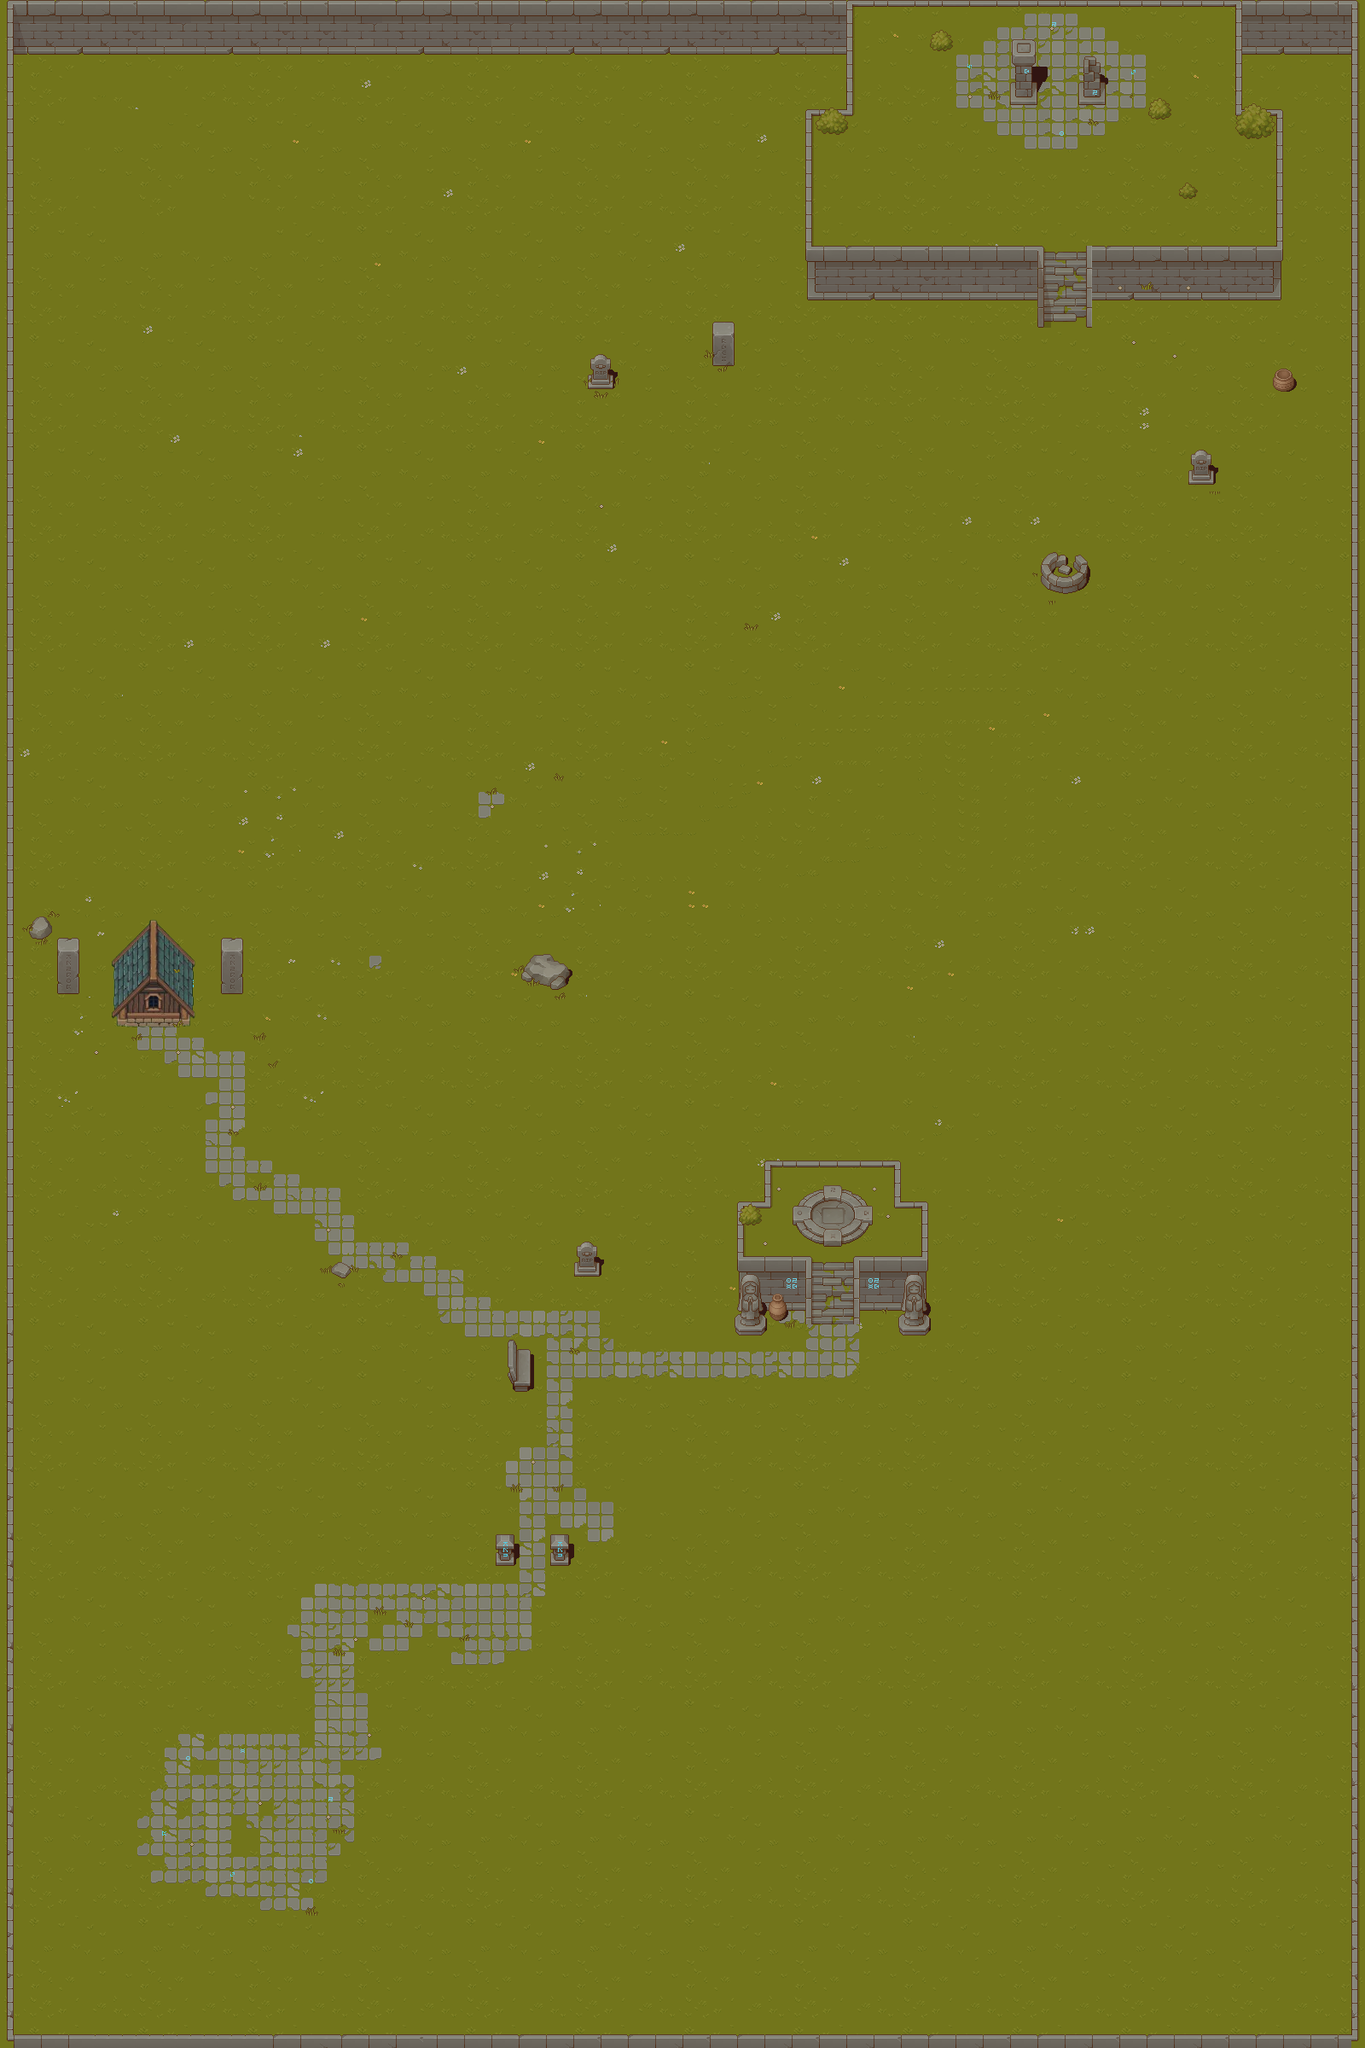

Tiled map render using the project's own tile images. Description and the map definition, with tile-layer contents summarised, below:
An orthogonal 100x150 tile map with 16x16 px tiles, 7 tile layers (grass, road, mur, stele, ...), 10 tilesets and 73 objects (67x collision, Player, coffre1, le_guide, portail1).

<map version="1.10" tiledversion="1.11.2" orientation="orthogonal" renderorder="right-down" width="100" height="150" tilewidth="16" tileheight="16" infinite="0" nextlayerid="10" nextobjectid="123">
 <tileset firstgid="1" source="grass.tsx" />
 <tileset firstgid="257" source="escaliers.tsx" />
 <tileset firstgid="1281" source="murs.tsx" />
 <tileset firstgid="2305" source="objects.tsx" />
 <tileset firstgid="3329" source="plants.tsx" />
 <tileset firstgid="4353" source="houses.tsx" />
 <tileset firstgid="5303" source="ombres.tsx" />
 <tileset firstgid="6327" source="housess.tsx" />
 <tileset firstgid="7277" source="portal.tsx" />
 <tileset firstgid="7358" source="objet_avec_ombres.tsx" />
 <layer id="1" name="grass" width="100" height="150">
  <data>[15000 cells, 14999 non-empty, 95 distinct tile ids]</data>
 </layer>
 <layer id="4" name="road" width="100" height="150">
  <data>[15000 cells, 476 non-empty, 86 distinct tile ids]</data>
 </layer>
 <layer id="3" name="mur" width="100" height="150">
  <data>[15000 cells, 990 non-empty, 405 distinct tile ids]</data>
 </layer>
 <layer id="5" name="stele" width="100" height="150">
  <data>[15000 cells, 1331 non-empty, 351 distinct tile ids]</data>
 </layer>
 <layer id="7" name="decors" width="100" height="150">
  <data>[15000 cells, 104 non-empty, 73 distinct tile ids]</data>
 </layer>
 <layer id="8" name="haut_mais" width="100" height="150">
  <data>[15000 cells, 0 non-empty, 0 distinct tile ids]</data>
 </layer>
 <layer id="9" name="haut_2" width="100" height="150">
  <data>[15000 cells, 57 non-empty, 57 distinct tile ids]</data>
 </layer>
 <objectgroup id="2" name="objects">
  <object id="1" name="Player" x="297.06" y="2137.42">
   <point />
  </object>
  <object id="2" name="collision" x="0.5" y="2.5" width="14.5" height="2376.67" />
  <object id="4" name="collision" x="1583.5" y="0.25" width="25.75" height="2379.5" />
  <object id="6" name="collision" x="-1.25" y="2376.75" width="1591.75" height="24" />
  <object id="24" name="collision" x="1220.5" y="648.25" width="53.75" height="28.5" />
  <object id="25" name="collision" x="1222" y="676.5" width="49.75" height="8.25" />
  <object id="26" name="collision" x="1230.75" y="685" width="33" height="7" />
  <object id="27" name="coffre1" x="961.973" y="1402.03">
   <point />
  </object>
  <object id="31" name="collision" x="689.396" y="415.438" width="29.5208" height="40.75" />
  <object id="34" name="collision" x="1393.17" y="529.417" width="29.4166" height="38.1667" />
  <object id="35" name="collision" x="1346.04" y="303.667" width="29.4166" height="38.1667" />
  <object id="37" name="collision" x="625.474" y="1119.64" width="21.2348" height="33.2576" />
  <object id="38" name="collision" x="647.11" y="1128.92" width="14.6893" height="21.9849" />
  <object id="39" name="collision" x="612.655" y="1128.46" width="12.8711" height="21.4394" />
  <object id="40" name="collision" x="646.837" y="1150.83" width="14.6893" height="8.16672" />
  <object id="41" name="collision" x="832.746" y="375.826" width="31.4166" height="52.1667" />
  <object id="42" name="collision" x="12.1666" y="-2.1667" width="981.333" height="66" />
  <object id="44" name="collision" x="42.2727" y="1075.18" width="11.8182" height="16.1818" />
  <object id="45" name="collision" x="37.9091" y="1091.64" width="16" height="7.63635" />
  <object id="46" name="collision" x="53.4545" y="1084.45" width="6.36365" height="8.54544" />
  <object id="47" name="collision" x="53.9091" y="1093.27" width="3.54547" height="2.27271" />
  <object id="48" name="collision" x="53.9576" y="1095.51" width="2.09093" height="1.36362" />
  <object id="49" name="collision" x="38.3636" y="1080.55" width="3.72729" height="10.7273" />
  <object id="50" name="collision" x="40.2818" y="1077.37" width="1.90855" height="3.05204" />
  <object id="51" name="collision" x="34.1779" y="1085.21" width="3.90516" height="10.7035" />
  <object id="52" name="collision" x="396.11" y="1479.01" width="4.78025" height="17.0758" />
  <object id="53" name="collision" x="391.246" y="1483.78" width="4.78025" height="9.80307" />
  <object id="54" name="collision" x="401.428" y="1480.37" width="4.78025" height="16.894" />
  <object id="55" name="collision" x="406.155" y="1485.01" width="4.78025" height="8.71216" />
  <object id="56" name="collision" x="388.337" y="1485.73" width="3.05298" height="6.25761" />
  <object id="75" name="collision" x="1492" y="430" width="26.6667" height="30" />
  <object id="77" name="collision" x="944.667" y="287.333" width="270.667" height="61.3333" />
  <object id="78" name="collision" x="1278.67" y="290" width="224.666" height="58.6667" />
  <object id="79" name="collision" x="992" y="-0.666667" width="6" height="136.667" />
  <object id="80" name="collision" x="1448.67" y="-0.666667" width="6.66667" height="132" />
  <object id="85" name="collision" x="1456" y="3" width="129.333" height="59.3333" />
  <object id="86" name="collision" x="992" y="-13.3333" width="461.333" height="20.6667" />
  <object id="87" name="collision" x="1272" y="288.667" width="9.33333" height="94.6667" />
  <object id="88" name="collision" x="1494" y="132.333" width="9.33333" height="158" />
  <object id="89" name="collision" x="867.002" y="1473.67" width="76.6667" height="60.3333" />
  <object id="90" name="collision" x="862.335" y="1539.33" width="33" height="22" />
  <object id="91" name="collision" x="1007.67" y="1472" width="78.0833" height="62.6667" />
  <object id="92" name="collision" x="864.669" y="1407" width="6.66667" height="68.3333" />
  <object id="93" name="collision" x="866.002" y="1406.33" width="36.6667" height="6.66667" />
  <object id="94" name="collision" x="940.832" y="1471.67" width="10.8333" height="94.6667" />
  <object id="95" name="collision" x="1001.67" y="1472.33" width="8.16667" height="94" />
  <object id="96" type="collision" x="1049.33" y="1407" width="37.6667" height="6.66667" />
  <object id="97" name="collision" x="1081" y="1412.33" width="7.04167" height="60" />
  <object id="98" name="collision" x="897.669" y="1359.67" width="156.667" height="6.33333" />
  <object id="99" name="collision" x="896.669" y="1366.33" width="6.66667" height="38.6667" />
  <object id="100" name="collision" x="1049" y="1367" width="6.66667" height="41.3333" />
  <object id="101" name="collision" x="868.335" y="1411" width="19.6667" height="18.6667" />
  <object id="102" name="collision" x="1055.33" y="1539.67" width="34.3333" height="23" />
  <object id="103" name="collision" x="900.169" y="1512.83" width="21" height="34.6667" />
  <object id="104" name="le_guide" x="184.5" y="1251.67">
   <point />
  </object>
  <object id="105" name="collision" x="259.833" y="1099.67" width="26" height="65.6667" />
  <object id="106" name="collision" x="68.1668" y="1099.67" width="25" height="65.6667" />
  <object id="107" name="collision" x="133.833" y="1132" width="93.6667" height="70.3333" />
  <object id="108" name="collision" x="944" y="129" width="9.33333" height="158" />
  <object id="109" name="collision" x="1216" y="288.667" width="9.33333" height="94.6667" />
  <object id="110" name="collision" x="1184.52" y="96.1988" width="30.9697" height="25.8182" />
  <object id="111" name="collision" x="1189.41" y="77.983" width="24.7348" height="30.8258" />
  <object id="112" name="collision" x="1264.85" y="97.0321" width="30.9697" height="25.8182" />
  <object id="113" name="collision" x="1271.07" y="78.733" width="19.6515" height="30.9091" />
  <object id="114" name="collision" x="582.303" y="1799.55" width="19.6666" height="34.6667" />
  <object id="115" name="collision" x="646.303" y="1799.05" width="19.6666" height="34.6667" />
  <object id="116" x="1585.67" y="2381.83">
   <point />
  </object>
  <object id="117" x="862" y="1321.33">
   <point />
  </object>
  </objectgroup>
</map>
<!-- 5 of 73 objects omitted -->
